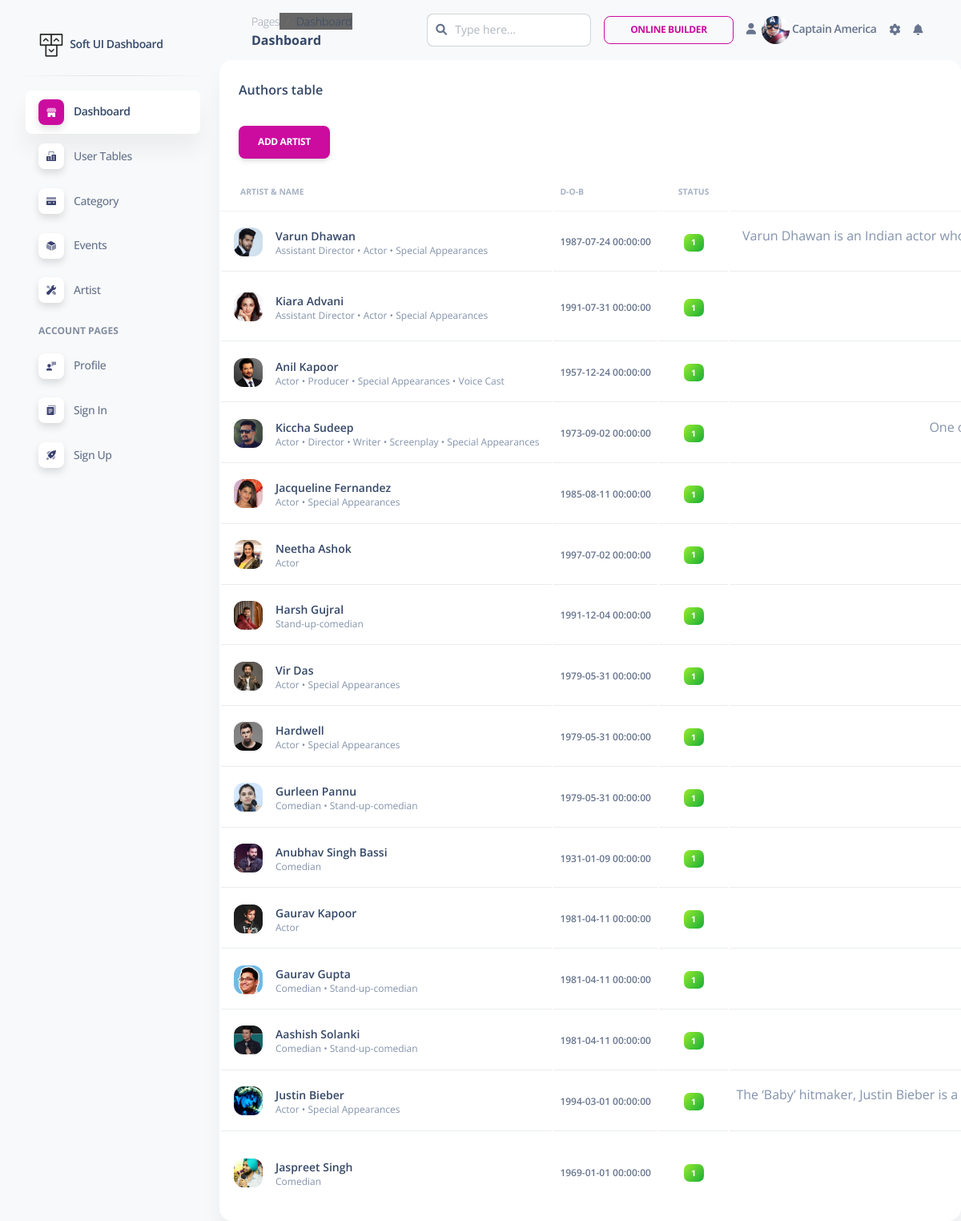
The page /admin/artist_table.php (signed in) on the database its author committed.
### tables this page shows
CREATE TABLE `user` (
  `id` int(11) NOT NULL,
  `name` varchar(100) NOT NULL,
  `mobile` bigint(10) NOT NULL,
  `email` varchar(100) NOT NULL,
  `password` varchar(100) NOT NULL,
  `photo` varchar(200) NOT NULL,
  `address` varchar(500) NOT NULL
);

CREATE TABLE `artist` (
  `artid` int(11) NOT NULL,
  `name` varchar(100) NOT NULL,
  `image` varchar(250) NOT NULL,
  `profile` longtext NOT NULL,
  `born` datetime NOT NULL,
  `address` longtext NOT NULL,
  `about` longtext NOT NULL,
  `carrear` longtext NOT NULL,
  `status` tinyint(1) NOT NULL,
  `createdate` datetime NOT NULL
);

### admin/artist_table.php (the view, shortened to what this page needs)
<?php include 'config/conn.php';
$sql ="select * from artist";
$query =mysqli_query($conn, $sql);
?>
<!DOCTYPE html>
<html lang="en">
<head>
  <link id="pagestyle" href="css/soft-ui-dashboard.css?v=1.0.5" rel="stylesheet" />
  <link rel="stylesheet" href="../css/show.css">
  <link rel="stylesheet" href="css/all.min.css">
</head>
<body class="g-sidenav-show  bg-gray-100">
<?php include 'include/sidenav.php';?>
  <main class="main-content position-relative max-height-vh-100 h-100 border-radius-lg ">
<?php include 'include/topnav.php';?>
<div class="card mb-4">
            <div class="card-header pb-0">
              <h6>Authors table</h6>
            </div>
			<div class="card-header pb-0">
              <a type="button"  class="btn btn-primary" href="add_artist.php"> Add Artist</a>
            </div>
            <div class="card-body px-0 pt-0 pb-2">
              <div class="table-responsive p-0">
                <table class="table align-items-center mb-0">
                  <thead>
                    <tr>
                      <th class="text-uppercase text-secondary text-xxs font-weight-bolder opacity-7">Artist & Name</th>
                      <th class="text-uppercase text-secondary text-xxs font-weight-bolder opacity-7 ps-2">D-O-B</th>
                      <th class="text-center text-uppercase text-secondary text-xxs font-weight-bolder opacity-7">Status</th>
                      <th class="text-center text-uppercase text-secondary text-xxs font-weight-bolder opacity-7">About</th>
                    </tr>
                  </thead>
                  <tbody>
                    <?php while($result2 = mysqli_fetch_array($query)){
						?>
						<tr>
                      <td>
                        <div class="d-flex px-2 py-1">
                          <div>
                            <img src="img/artistphoto/<?php echo $result2['image'];?>" class="avatar avatar-sm me-3" alt="user1">
                          </div>
                          <div class="d-flex flex-column justify-content-center">
                            <h6 class="mb-0 text-sm"><?php echo $result2['name'];?></h6>
                            <p class="text-xs text-secondary mb-0"><?php echo $result2['profile'];?></p>
                          </div>
                        </div>
                      </td>
                      <td>
                        <p class="text-xs font-weight-bold mb-0"><?php echo $result2['born'];?></p>
                      </td>
                      <td class="align-middle text-center text-sm">
                        <span class="badge badge-sm bg-gradient-success"><?php echo $result2['status'];?></span>
                      </td>
                      <td class="align-middle text-center">
                        <span class="text-secondary text-xs font-weight-bold"><?php echo $result2['about'];?></span>
                      </td>
                    </tr>
						<?php
					}?>
                  </tbody>
                </table>
              </div>
            </div>
          </div>
</body>
</html>

### admin/include/topnav.php (shortened to what this page needs)
<?php
include 'config/conn.php';
	if(isset($_SESSION['book2'])){
		$userid = $_SESSION['book2'];
		$userdata = "select * from user where id = '".$userid."'";
		$getuser = mysqli_query($conn, $userdata);
		$userinfo = mysqli_fetch_array($getuser);
	}
?>
    <nav class="navbar navbar-main navbar-expand-lg px-0 mx-4 shadow-none border-radius-xl" id="navbarBlur" navbar-scroll="true">
      <div class="container-fluid py-1 px-3">
        <nav aria-label="breadcrumb">
          <ol class="breadcrumb bg-transparent mb-0 pb-0 pt-1 px-0 me-sm-6 me-5">
            <li class="breadcrumb-item text-sm"><a class="opacity-5 text-dark" href="javascript:;">Pages</a></li>
            <li class="breadcrumb-item text-sm text-dark active" aria-current="page">Dashboard</li>
          </ol>
          <h6 class="font-weight-bolder mb-0">Dashboard</h6>
        </nav>
        <div class="collapse navbar-collapse mt-sm-0 mt-2 me-md-0 me-sm-4" id="navbar">
          <div class="ms-md-auto pe-md-3 d-flex align-items-center">
            <div class="input-group">
              <span class="input-group-text text-body"><i class="fas fa-search" aria-hidden="true"></i></span>
              <input type="text" class="form-control" placeholder="Type here...">
            </div>
          </div>
          <ul class="navbar-nav  justify-content-end">
            <li class="nav-item d-flex align-items-center">
              <a class="btn btn-outline-primary btn-sm mb-0 me-3" target="_blank" href="https://www.creative-tim.com/builder/soft-ui?ref=navbar-dashboard">Online Builder</a>
            </li>
				<li class="nav-item d-flex align-items-center">
              			  <?php
				if(isset($_SESSION['book2'])){
					?>
					<a href="javascript:;" class="nav-link text-body font-weight-bold px-0">
                <i class="fa fa-user me-sm-1"></i>
<img src="../admin/img/userphoto/<?php echo $userinfo['photo']?>" style=" width: 35px; height: 35px; " class="rounded-circle"/>
                <span class="d-sm-inline d-none"><?php echo $userinfo['name'];?></span>
              </a>
					<?php
				}
			  ?>
            </li>
            <li class="nav-item px-3 d-flex align-items-center">
              <a href="javascript:;" class="nav-link text-body p-0">
                <i class="fa fa-cog fixed-plugin-button-nav cursor-pointer"></i>
              </a>
            </li>
            <li class="nav-item dropdown pe-2 d-flex align-items-center">
              <a href="javascript:;" class="nav-link text-body p-0" id="dropdownMenuButton" data-bs-toggle="dropdown" aria-expanded="false">
                <i class="fa fa-bell cursor-pointer"></i>
              </a>
            </li>
          </ul>
        </div>
      </div>
    </nav>

### css/show.css (style rules this page uses)
.active, .jyis2:hover { background-color: #666; color: white; }

### admin/artist_table.php (style rules this page uses)
body { font-family: 'Open Sans', sans-serif; font-weight: 300; line-height: 1.42em; color:#A7A1AE; background-color:#1F2739; }

### rows shown on the page
user: photo (picture), name "Captain America"
artist: image (picture), name "Varun Dhawan", profile "Assistant Director • Actor • Special Appearances", born "1987-07-24 00:00:00", status "1", about "Varun Dhawan is an Indian actor…"
artist: image (picture), name "Kiara Advani", profile "Assistant Director • Actor • Special Appearances", born "1991-07-31 00:00:00", status "1"
artist: image (picture), name "Anil Kapoor", profile "Actor • Producer • Special Appearances • Voice Cast", born "1957-12-24 00:00:00", status "1"
artist: image (picture), name "Kiccha Sudeep", profile "Actor • Director • Writer • Screenplay • Special Appearances", born "1973-09-02 00:00:00", status "1", about "One…"
artist: image (picture), name "Jacqueline Fernandez", profile "Actor • Special Appearances", born "1985-08-11 00:00:00", status "1"
artist: image (picture), name "Neetha Ashok", profile "Actor", born "1997-07-02 00:00:00", status "1"
artist: image (picture), name "Harsh Gujral", profile "Stand-up-comedian", born "1991-12-04 00:00:00", status "1"
artist: image (picture), name "Vir Das", profile "Actor • Special Appearances", born "1979-05-31 00:00:00", status "1"
artist: image (picture), name "Hardwell", profile "Actor • Special Appearances", born "1979-05-31 00:00:00", status "1"
artist: image (picture), name "Gurleen Pannu", profile "Comedian • Stand-up-comedian", born "1979-05-31 00:00:00", status "1"
artist: image (picture), name "Anubhav Singh Bassi", profile "Comedian", born "1931-01-09 00:00:00", status "1"
artist: image (picture), name "Gaurav Kapoor", profile "Actor", born "1981-04-11 00:00:00", status "1"
artist: image (picture), name "Gaurav Gupta", profile "Comedian • Stand-up-comedian", born "1981-04-11 00:00:00", status "1"
artist: image (picture), name "Aashish Solanki", profile "Comedian • Stand-up-comedian", born "1981-04-11 00:00:00", status "1"
artist: image (picture), name "Justin Bieber", profile "Actor • Special Appearances", born "1994-03-01 00:00:00", status "1", about "The ‘Baby’ hitmaker, Justin Bieber is a…"
artist: image (picture), name "Jaspreet Singh", profile "Comedian", born "1969-01-01 00:00:00", status "1"
